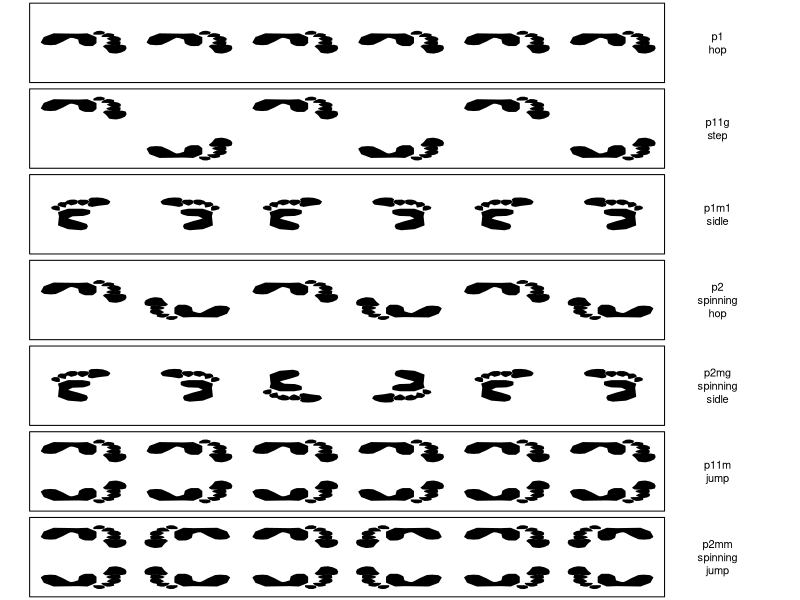
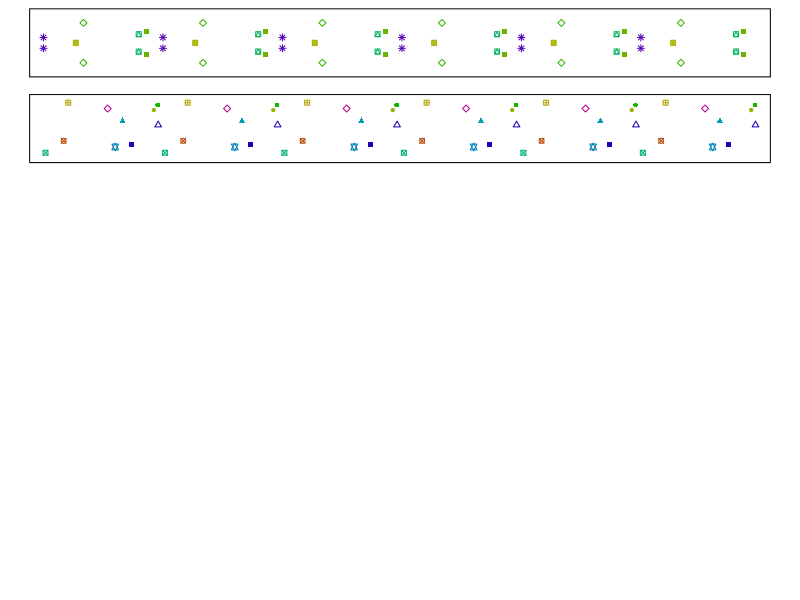

Write the R code that produced these figures, in order.
## ---- chunk 1
fgs = sample(1:7,2)
fg1 = fgs[1]
fg2 = fgs[2]
sol1 = paste0(1*(1:7==fg1),collapse="")
sol2 = paste0(1*(1:7==fg2),collapse="")

w1 = c("p1","p11g","p1m1","p2","p2mg","p11m","p2mm")
w2 = c("hop","step","sidle","spinning hop","spinning sidle","jump","spinning jump")
wrd1a = w1[fg1]
wrd1b = w2[fg1]
wrd2a = w1[fg2]
wrd2b = w2[fg2]

ftprnt = function(x=0,y=0,s=1,theta=0,flipv=F,fliph=F){
    x1=c(-12.57738669298246, -11.97099789298246, -10.69084389298246, -9.61281919298246, -8.13053549298246, -7.052511092982459, -6.513498792982459, -5.907109992982459, -4.82908539298246, -4.62695589298246, -4.02056749298246, -3.41417849298246,-2,-1.8,-1.2,-1.2,-3,-5,-10,-12)
    y1=c(0.7291971929825536, 1.7398271929825455, 2.009327192982539, 1.8072171929825345, 0.05543719298253791, -1.4942228070174792, -2.100622807017487, -1.9658728070174902, -1.0899728070174888, 1.1334571929825188, 2.009327192982539, 2.48097719298255,2.5,2.3,1,-2,-4,-3.8,-4,-2)
    x2=c(1.0015618070175414, 1.612268807017541, 2.1793538070175416, 3.0081708070175424, 3.9678538070175406, 4.7966708070175414, 5.0584018070175425, 4.9275368070175425, 4.229584807017542, 2.702817807017542, 1.5686468070175419, 0.783451807017542, 0.3908548070175417)
    y2=c(4.272237192982573, 6.235237192982595, 6.496967192982595, 6.6714571929825865, 6.14797719298258, 5.144677192982556, 4.010517192982547, 2.789097192982524, 2.3528771929825325, 2.5709971929825315, 2.1783771929825093, 2.3092671929825315, 2.9635871929825157)
    x3=c(2.1793538070175416, 3.0517918070175405, 3.7497438070175413, 3.8369838070175426, 3.269898807017544, 2.397459807017544, 1.394155807017544, 1.0888018070175445)
    y3=c(2.0038871929825746, 2.3092371929825504, 1.9166271929825598, 0.5643671929825587, -0.0027428070174551067, 0.04085719298257118, 0.607937192982547, 1.0005571929825692)
    x4=c(1.8739998070175403, 2.17935380701754, 3.5316338070175384, 3.8806098070175388, 3.836989807017538, 3.3135268070175385, 2.790062807017538, 2.3974658070175394, 2.4847058070175407, 1.786754807017541, 1.1324248070175411, 0.39085280701754144, 0.04187680701754104, 1.2632908070175404, 1.786754807017541, 1.917619807017541, 1.2196688070175412)
    y4=c(-0.4389328070174088, -0.2208128070174098, -0.1772128070173835, -0.6570528070174078, -1.4858928070174215, -2.1838328070174384, -2.401932807017431, -2.7509128070174143, -3.57972280701739, -4.015942807017382, -4.103242807017409, -3.361672807017385, -2.5764628070173785, -2.489262807017383, -2.314772807017391, -1.922182807017407, -1.3550728070173932)
    x5=c(-0.2634751929824599, 0.43447580701753985, 0.5217158070175394, -0.17623519298246038, -0.9178081929824611, -1.6157591929824608, -1.6593791929824615)
    y5=c(-3.841452807017447, -4.103182807017447, -4.888382807017422, -5.411832807017447, -5.324632807017451, -4.452192807017468, -3.841482807017485)
    x1 = x1+4
    x2 = x2+4
    x3 = x3+4
    x4 = x4+4
    x5 = x5+4
    
    y1 = y1-1
    y2 = y2-1
    y3 = y3-1
    y4 = y4-1
    y5 = y5-1
    rngx = max(c(x1,x2,x3,x4,x5))-min(c(x1,x2,x3,x4,x5))
    rngy = max(c(y1,y2,y3,y4,y5))-min(c(y1,y2,y3,y4,y5))
    mxr = max(rngx,rngy)
    x1 = x1/mxr*s
    x2 = x2/mxr*s
    x3 = x3/mxr*s
    x4 = x4/mxr*s
    x5 = x5/mxr*s
    y1 = y1/mxr*s
    y2 = y2/mxr*s
    y3 = y3/mxr*s
    y4 = y4/mxr*s
    y5 = y5/mxr*s
    
    if(flipv){
        y1 = -y1
        y2 = -y2
        y3 = -y3
        y4 = -y4
        y5 = -y5
    }
    if(fliph){
        x1 = -x1
        x2 = -x2
        x3 = -x3
        x4 = -x4
        x5 = -x5
    }
    X1 = x1*cos(theta)-y1*sin(theta)
    Y1 = x1*sin(theta)+y1*cos(theta)
    X2 = x2*cos(theta)-y2*sin(theta)
    Y2 = x2*sin(theta)+y2*cos(theta)
    X3 = x3*cos(theta)-y3*sin(theta)
    Y3 = x3*sin(theta)+y3*cos(theta)
    X4 = x4*cos(theta)-y4*sin(theta)
    Y4 = x4*sin(theta)+y4*cos(theta)
    X5 = x5*cos(theta)-y5*sin(theta)
    Y5 = x5*sin(theta)+y5*cos(theta)
    
    polygon(X1+x,Y1+y,col="black")
    polygon(X2+x,Y2+y,col="black")
    polygon(X3+x,Y3+y,col="black")
    polygon(X4+x,Y4+y,col="black")
    polygon(X5+x,Y5+y,col="black")
}


getbasedots = function(fg=1,n=4){
    if(fg<6){
        x = runif(2*n)
        y = runif(2*n)-0.5
        h = runif(2*n)
        p = sample(1:20,2*n)
    } else {
        x = runif(n)
        y = runif(n)-0.5
        h = runif(n)
        p = sample(1:20,n)
        x = c(x,x)
        y = c(y,-y)
        h = c(h,h)
        p = c(p,p) 
    }
    dots = data.frame(x,y,h,p)
    return(dots)
}

translate = function(dots,dx=1){
    tdots = data.frame(dots)
    tdots$x = dots$x+dx
    return(tdots)
}
rotate = function(dots,xr){
    tdots = data.frame(dots)
    tdots$x = tdots$x-xr
    tdots$x = -tdots$x+xr
    tdots$y = -tdots$y
    return(tdots)
}
glide = function(dots,dx){
    tdots = data.frame(dots)
    tdots$x = tdots$x+dx
    tdots$y = -tdots$y
    return(tdots)
}
mirror = function(dots,xr){
    tdots = data.frame(dots)
    tdots$x = tdots$x-xr
    tdots$x = -tdots$x+xr
    return(tdots)
}

drawdots = function(dots,fg,val=1){
    points(dots$x,dots$y,col=hsv(dots$h,1,val),pch=dots$p)
    if(fg==1){
        for(i in 1:5){
            dots = translate(dots,1)
            points(dots$x,dots$y,col=hsv(dots$h,1,val),pch=dots$p)
        }
    }
    if(fg==2){
        for(i in 1:5){
            dots = glide(dots,1)
            points(dots$x,dots$y,col=hsv(dots$h,1,val),pch=dots$p)
        }
    }
    if(fg==3){
        for(i in 1:5){
            dots = mirror(dots,i)
            points(dots$x,dots$y,col=hsv(dots$h,1,val),pch=dots$p)
        }
    }
    if(fg==4){
        for(i in 1:5){
            dots = rotate(dots,i)
            points(dots$x,dots$y,col=hsv(dots$h,1,val),pch=dots$p)
        }
    }
    if(fg==5){
        for(i in 1:5){
            if(i%%2==1){
                dots = mirror(dots,i)
            } else {
                dots = rotate(dots,i)
            }
            points(dots$x,dots$y,col=hsv(dots$h,1,val),pch=dots$p)
        }
    }
    if(fg==6){
        for(i in 1:5){
            dots = translate(dots,1)
            points(dots$x,dots$y,col=hsv(dots$h,1,val),pch=dots$p)
        }
    }
    if(fg==7){
        for(i in 1:5){
            dots = mirror(dots,i)
            points(dots$x,dots$y,col=hsv(dots$h,1,val),pch=dots$p)
        }
    }
}


## ---- chunk 2
par(mar=c(0,0,0,0),mfrow=c(7,1))
plot(0,0,"l",ann=F,axes=F,xlim=c(0,7),ylim=c(-1,1))
for(x in seq(0.5,5.5,1)){
    ftprnt(x,0,0.8,0,T)
}
text(6.5,0,"p1\nhop")
polygon(c(0,0,6,6),c(-1,1,1,-1))

plot(0,0,"l",ann=F,axes=F,xlim=c(0,7),ylim=c(-1,1))
for(x in seq(0.5,4.5,2)){
    ftprnt(x,0.5,0.8,0,T)
}
for(x in seq(1.5,5.5,2)){
    ftprnt(x,-0.5,0.8,0)
}
text(6.5,0,"p11g\nstep")
polygon(c(0,0,6,6),c(-1,1,1,-1))


plot(0,0,"l",ann=F,axes=F,xlim=c(0,7),ylim=c(-1,1))
for(x in seq(0.5,4.5,2)){
    ftprnt(x,0,0.8,pi/2,T)
}
for(x in seq(1.5,5.5,2)){
    ftprnt(x,0,0.8,pi/2)
}
text(6.5,0,"p1m1\nsidle")
polygon(c(0,0,6,6),c(-1,1,1,-1))

plot(0,0,"l",ann=F,axes=F,xlim=c(0,7),ylim=c(-1,1))
for(x in seq(0.5,4.5,2)){
    ftprnt(x,0.2,0.8,0,T)
}
for(x in seq(1.5,5.5,2)){
    ftprnt(x,-0.2,0.8,pi,T)
}
text(6.5,0,"p2\nspinning\nhop")
polygon(c(0,0,6,6),c(-1,1,1,-1))


plot(0,0,"l",ann=F,axes=F,xlim=c(0,7),ylim=c(-1,1))
for(x in c(0.5,4.5)){
    ftprnt(x,0,0.8,pi/2,T)
}
for(x in c(1.5,5.5)){
    ftprnt(x,0,0.8,pi/2)
}
ftprnt(2.5,0,0.8,pi/2,T,T)
ftprnt(3.5,0,0.8,pi/2,F,T)
text(6.5,0,"p2mg\nspinning\nsidle")
polygon(c(0,0,6,6),c(-1,1,1,-1))

plot(0,0,"l",ann=F,axes=F,xlim=c(0,7),ylim=c(-1,1))
for(x in seq(0.5,5.5,1)){
    ftprnt(x,0.5,0.8,0,T)
}
for(x in seq(0.5,5.5,1)){
    ftprnt(x,-0.5,0.8,0)
}
text(6.5,0,"p11m\njump")
polygon(c(0,0,6,6),c(-1,1,1,-1))

plot(0,0,"l",ann=F,axes=F,xlim=c(0,7),ylim=c(-1,1))
for(x in seq(0.5,5.5,2)){
    ftprnt(x,0.5,0.8,0,T)
}
for(x in seq(0.5,5.5,2)){
    ftprnt(x,-0.5,0.8,0)
}
for(x in seq(1.5,5.5,2)){
    ftprnt(x,0.5,0.8,0,T,T)
}
for(x in seq(1.5,5.5,2)){
    ftprnt(x,-0.5,0.8,0,F,T)
}
text(6.5,0,"p2mm\nspinning\njump")
polygon(c(0,0,6,6),c(-1,1,1,-1))

## ---- chunk 3
par(mar=c(0,0,0,0))
dots = getbasedots(fg1,5)
plot(0,0,type="n",xlim=c(-0.1,6.1),ylim=c(-0.7,0.7),axes=F,ann=F)
drawdots(dots,fg1,0.7)
polygon(c(-.1,-.1,6.1,6.1),c(-0.6,0.6,0.6,-0.6))
## ---- chunk 4
par(mar=c(0,0,0,0))
dots = getbasedots(fg2,5)
plot(0,0,type="n",xlim=c(-0.1,6.1),ylim=c(-0.7,0.7),axes=F,ann=F)
drawdots(dots,fg2,0.7)
polygon(c(-.1,-.1,6.1,6.1),c(-0.6,0.6,0.6,-0.6))
